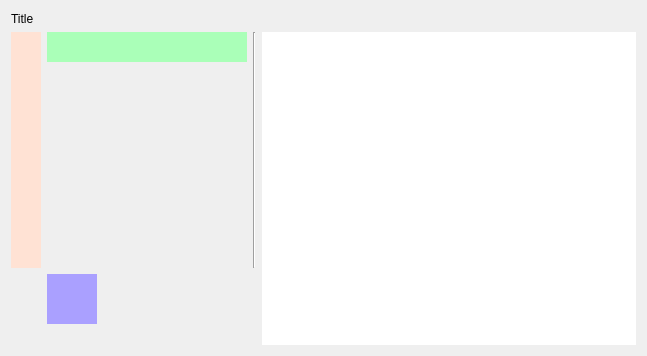
<?xml version="1.0" encoding="UTF-8"?>
<ui version="4.0">
 <class>Form</class>
 <widget class="QWidget" name="Form">
  <property name="geometry">
   <rect>
    <x>0</x>
    <y>0</y>
    <width>647</width>
    <height>356</height>
   </rect>
  </property>
  <property name="windowTitle">
   <string>Form</string>
  </property>
  <layout class="QGridLayout" name="gridLayout">
   <item row="1" column="2" rowspan="2">
    <widget class="Line" name="line">
     <property name="orientation">
      <enum>Qt::Vertical</enum>
     </property>
    </widget>
   </item>
   <item row="1" column="1">
    <widget class="QWidget" name="hline" native="true">
     <property name="minimumSize">
      <size>
       <width>200</width>
       <height>30</height>
      </size>
     </property>
     <property name="maximumSize">
      <size>
       <width>16777215</width>
       <height>30</height>
      </size>
     </property>
     <property name="styleSheet">
      <string notr="true">background-color: rgb(170, 255, 184);</string>
     </property>
     <layout class="QHBoxLayout" name="l_hline"/>
    </widget>
   </item>
   <item row="2" column="1">
    <widget class="QWidget" name="large" native="true">
     <property name="minimumSize">
      <size>
       <width>200</width>
       <height>200</height>
      </size>
     </property>
     <property name="maximumSize">
      <size>
       <width>300</width>
       <height>300</height>
      </size>
     </property>
     <layout class="QHBoxLayout" name="l_large"/>
    </widget>
   </item>
   <item row="1" column="0" rowspan="2">
    <widget class="QWidget" name="vline" native="true">
     <property name="minimumSize">
      <size>
       <width>30</width>
       <height>200</height>
      </size>
     </property>
     <property name="maximumSize">
      <size>
       <width>30</width>
       <height>16777215</height>
      </size>
     </property>
     <property name="styleSheet">
      <string notr="true">background-color: rgb(255, 226, 212);</string>
     </property>
     <layout class="QHBoxLayout" name="l_vline"/>
    </widget>
   </item>
   <item row="3" column="1">
    <widget class="QWidget" name="small" native="true">
     <property name="minimumSize">
      <size>
       <width>50</width>
       <height>50</height>
      </size>
     </property>
     <property name="maximumSize">
      <size>
       <width>50</width>
       <height>50</height>
      </size>
     </property>
     <property name="styleSheet">
      <string notr="true">background-color: rgb(170, 160, 255);</string>
     </property>
     <layout class="QHBoxLayout" name="l_small"/>
    </widget>
   </item>
   <item row="1" column="3" rowspan="4">
    <widget class="QWidget" name="responsive" native="true">
     <property name="styleSheet">
      <string notr="true">background-color: rgb(255, 255, 255);</string>
     </property>
     <layout class="QHBoxLayout" name="l_responsive"/>
    </widget>
   </item>
   <item row="0" column="0" colspan="4">
    <widget class="QLabel" name="l_title">
     <property name="text">
      <string>Title</string>
     </property>
    </widget>
   </item>
  </layout>
 </widget>
 <resources/>
 <connections/>
</ui>
